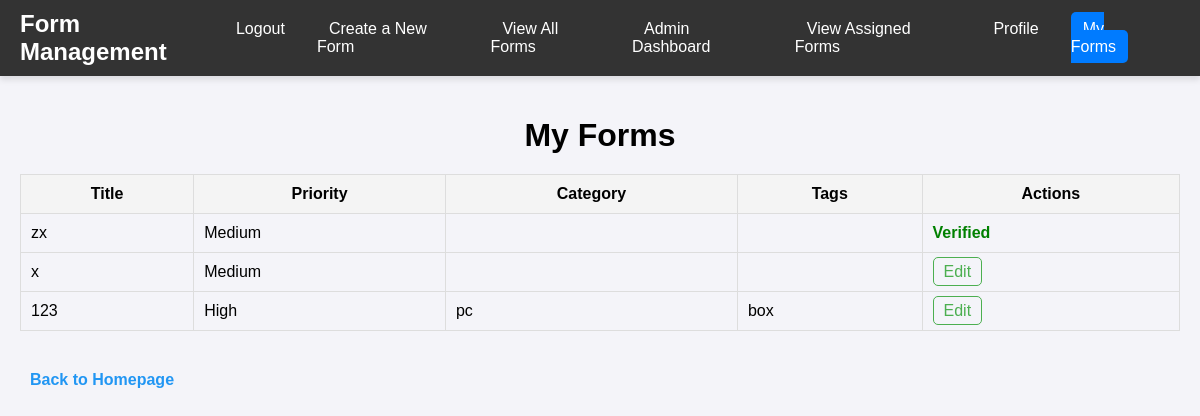
Page /my-forms/ (signed in) on the earlier database version.
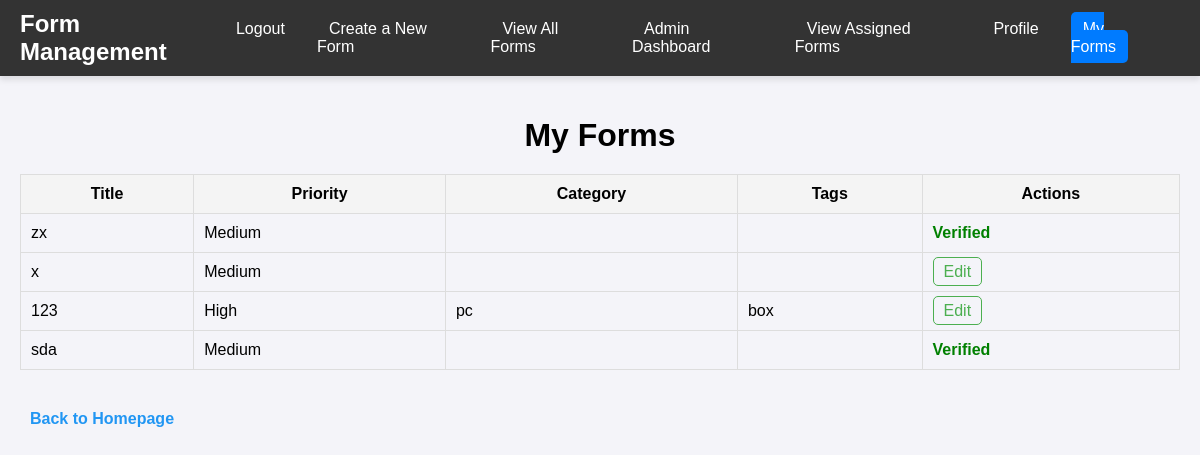
Same page on the later database version.
### app/models.py (models this page shows, shortened)
class Form(models.Model):
    title = models.CharField(max_length=255)
    sender_signature = models.CharField(max_length=255)
    receiver = models.CharField(max_length=255)
    receiver_signature = models.CharField(max_length=255, blank=True)
    content = models.TextField()
    tags = models.ManyToManyField(Tag, related_name="forms", blank=True)
    category = models.ForeignKey(Category, on_delete=models.CASCADE, related_name="forms", null=True)
    users = models.ManyToManyField('app.CustomUser', blank=True)  # view-only users section
    sender_name = models.CharField(max_length=255)
    prioritize = models.BooleanField(default=False)
    priority = models.CharField(max_length=100, choices=[('High', 'High'), ('Medium', 'Medium'), ('Low', 'Low')], default='Medium')
    assigned_managers = models.ManyToManyField(CustomUser, related_name="assigned_forms", blank=True, limit_choices_to={'role': 'manager'})
    assigned_admins = models.ManyToManyField(CustomUser, related_name="assigned_admin_forms", blank=True, limit_choices_to={'role': 'admin'})
    assigned_users = models.ManyToManyField(
        CustomUser,
        related_name="viewable_forms",
        blank=True,
        limit_choices_to={'role': 'user'}
    )
    allowed_managers = models.ManyToManyField(CustomUser, related_name='allowed_forms', blank=True)  # Add this line
    sender = models.CharField(max_length=100)
    verified = models.BooleanField(default=False)
    verified_by = models.ForeignKey(CustomUser, null=True, on_delete=models.SET_NULL, related_name='verified_forms', blank=True)
    verified_at = models.DateTimeField(null=True, blank=True)
    last_modified = models.DateTimeField(auto_now=True)
    class Meta:
        verbose_name = 'Form'
        verbose_name_plural = 'Forms'

class Category(models.Model):
    name = models.CharField(max_length=50, unique=True)
    class Meta:
        verbose_name = 'Category'
        verbose_name_plural = 'Categories'

class Tag(models.Model):
    name = models.CharField(max_length=50, unique=True)
    class Meta:
        verbose_name = 'Tag'
        verbose_name_plural = 'Tags'

### app/views.py (the view)
# urls.py: path('my-forms/', views.my_forms, name='my_forms'),  # Define the 'my_forms' route
@login_required
def my_forms(request):
    user = request.user
    forms = Form.objects.filter(
        Q(sender=user) | Q(assigned_managers=user)
    ).select_related('category').prefetch_related('tags')
    return render(request, 'form/my_forms.html', {'forms': forms})

### app/models.py (called while the page is built)
    def __str__(self):
        return self.username

### app/templates/form/my_forms.html (shortened to what this page needs)
{% extends "base.html" %}
{% block content %}
    <div class="container" style="max-width: 1200px; margin: 0 auto; padding: 20px;">
        <h1 style="text-align: center; margin-bottom: 20px;">My Forms</h1>
        {% if forms %}
            <table style="width: 100%; border-collapse: collapse; margin-top: 20px;">
                <thead style="background-color: #f4f4f4;">
                    <tr>
                        <th style="padding: 10px; border: 1px solid #ddd;">Title</th>
                        <th style="padding: 10px; border: 1px solid #ddd;">Priority</th>
                        <th style="padding: 10px; border: 1px solid #ddd;">Category</th>
                        <th style="padding: 10px; border: 1px solid #ddd;">Tags</th>
                        <th style="padding: 10px; border: 1px solid #ddd;">Actions</th>
                    </tr>
                </thead>
                <tbody>
                    {% for form in forms %}
                        <tr>
                            <td style="padding: 10px; border: 1px solid #ddd;">{{ form.title }}</td>
                            <td style="padding: 10px; border: 1px solid #ddd;">{{ form.priority }}</td>
                            <td style="padding: 10px; border: 1px solid #ddd;">{{ form.category.name }}</td>
                            <td style="padding: 10px; border: 1px solid #ddd;">
                                {% for tag in form.tags.all %}
                                    {{ tag.name }}{% if not forloop.last %}, {% endif %}
                                {% endfor %}
                            </td>
                            <td style="padding: 10px; border: 1px solid #ddd;">
                                {% if not form.verified %}
                                    <a href="{% url 'edit_form' form.id %}" style="color: #4CAF50; text-decoration: none; padding: 5px 10px; border: 1px solid #4CAF50; border-radius: 5px;">Edit</a>
                                {% else %}
                                    <span style="color: green; font-weight: bold;">Verified</span>
                                {% endif %}
                            </td>
                        </tr>
                    {% endfor %}
                </tbody>
            </table>
        {% else %}
            <p style="margin-top: 20px; font-size: 16px;">You haven't sent any forms yet.</p>
        {% endif %}
        <a href="{% url 'homepage' %}" style="display: block; margin-top: 30px; color: #2196F3; text-decoration: none; font-weight: bold; padding: 10px;">Back to Homepage</a>
    </div>
{% endblock %}

Differences in the rows shown:
added Form: title "sda", priority "Medium", verified "Verified"
